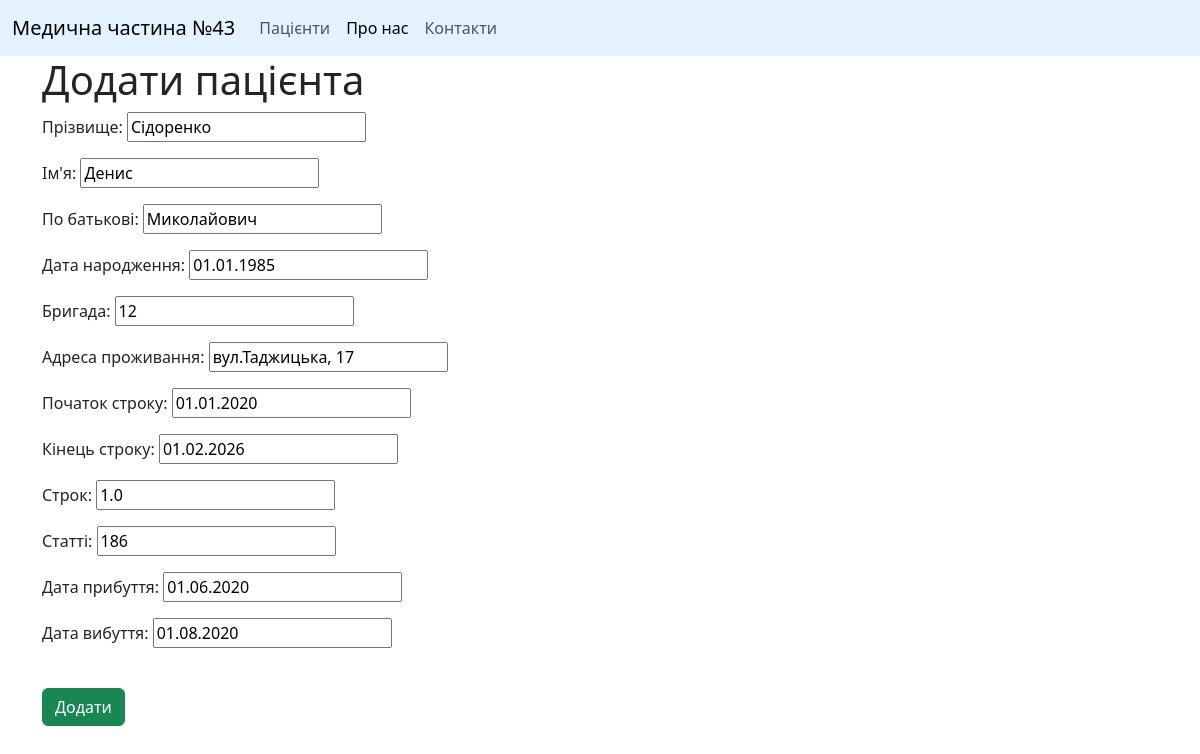
The app's page /patients/5/update with its own data.
### patients/models.py (models this page shows, shortened)
class Patients(models.Model):
    last_name = models.CharField('Прізвище', max_length=30)
    first_name = models.CharField("Ім'я", max_length=30)
    middle_name = models.CharField('По батькові', max_length=30)
    birth_date = models.DateField('Дата народження')
    brigade = models.CharField('Бригада', max_length=5)
    address = models.CharField('Адреса проживання', max_length=30)
    begin_sentence = models.DateField('Початок строку')
    end_sentence = models.DateField('Кінець строку',  blank=True, null=True)
    term_sentence = models.FloatField('Строк')
    sections = models.CharField('Статті', max_length=30)
    date_arrival = models.DateField('Дата прибуття')
    date_departure = models.DateField('Дата вибуття',  blank=True, null=True)
    class Meta:
        verbose_name = 'Пацієнт'
        verbose_name_plural = 'Пацієнти'
        ordering = ['last_name']
        indexes = [
            models.Index(fields=['last_name', 'first_name', 'middle_name', 'birth_date'])
        ]

### patients/views.py (the view)
# urls.py: path('<int:pk>/update', views.PatientUpdateView.as_view(), name='patient_update'),
class PatientUpdateView(UpdateView):
    model = Patients
    fields = '__all__'
    template_name = 'patients/patient_create.html'

### patients/templates/patients/patient_create.html (shortened to what this page needs)
{% extends 'main/layout.html'%}
{%block content %}
    <div class="container text-start">
        <h1>Додати пацієнта</h1>
        <form method="post">
            {{form.as_p}}
            <br>
            <button class="btn btn-success" type="submit">Додати</button>
        </form>
    </div>
{% endblock %}

### records on screen
Patients: last_name "Сідоренко", first_name "Денис", middle_name "Миколайович", birth_date "01.01.1985", brigade "12", address "вул.Таджицька, 17", begin_sentence "01.01.2020", end_sentence "01.02.2026", term_sentence "1.0", sections "186", date_arrival "01.06.2020", date_departure "01.08.2020"
